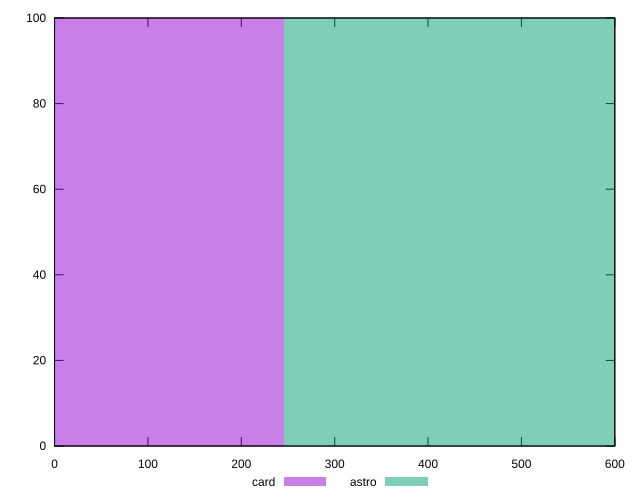

Recreate this plot in gnuplot.
reset

$card <<EOF
0 100
EOF

$astro <<EOF
490.88694195757864 100
EOF

set key outside below
set boxwidth 490.88694195757864
set xrange [0:600]
set yrange [0:100]
set trange [0:100]
set style fill transparent solid 0.5 noborder
set terminal svg size 640, 500 enhanced background rgb 'white'
set output "reports/report_00031_2021-02-24T23-18-18.084Z/unused-css-rules/comparison/histogram/2_vs_3.svg"

plot $card title "card" with boxes, \
     $astro title "astro" with boxes

reset
